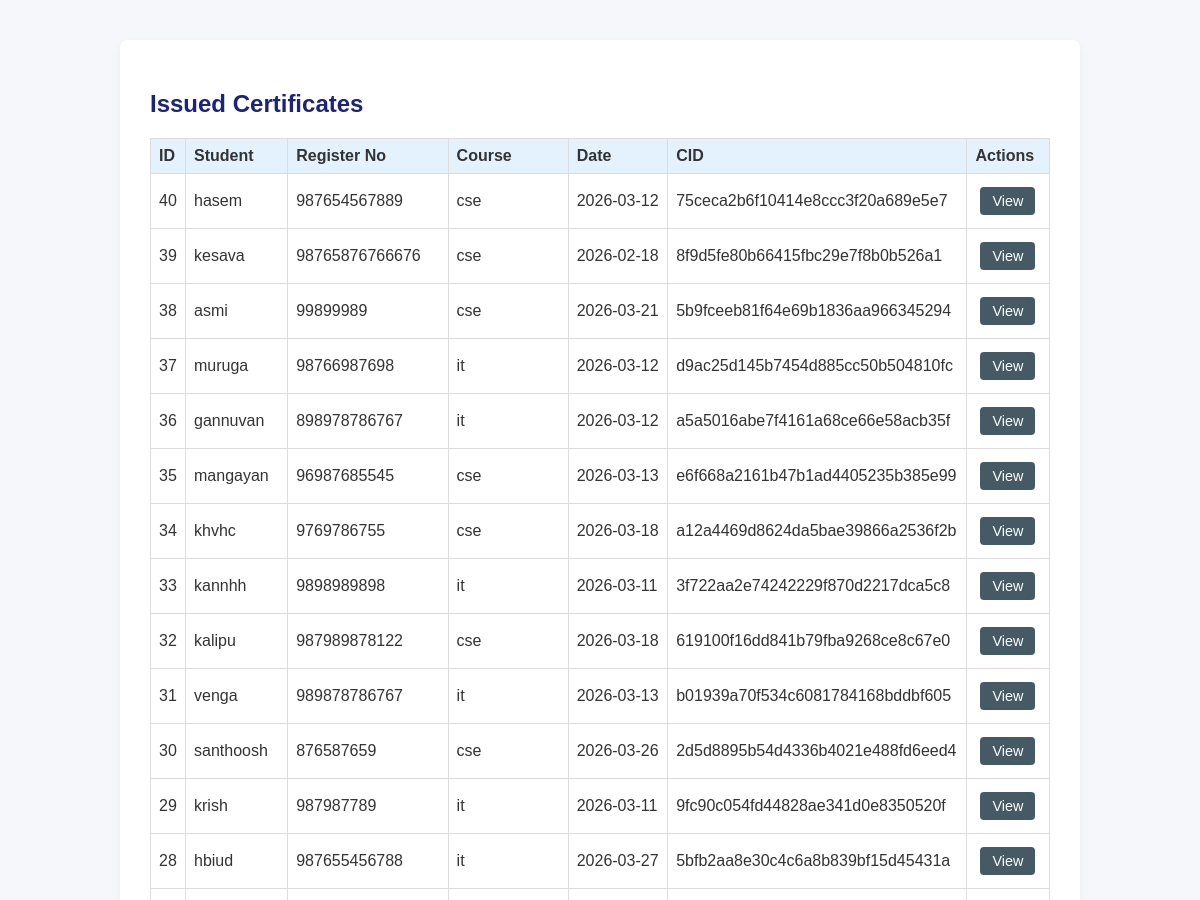
/admin/issued (signed in, upper part), run on an earlier commit of the app's database.
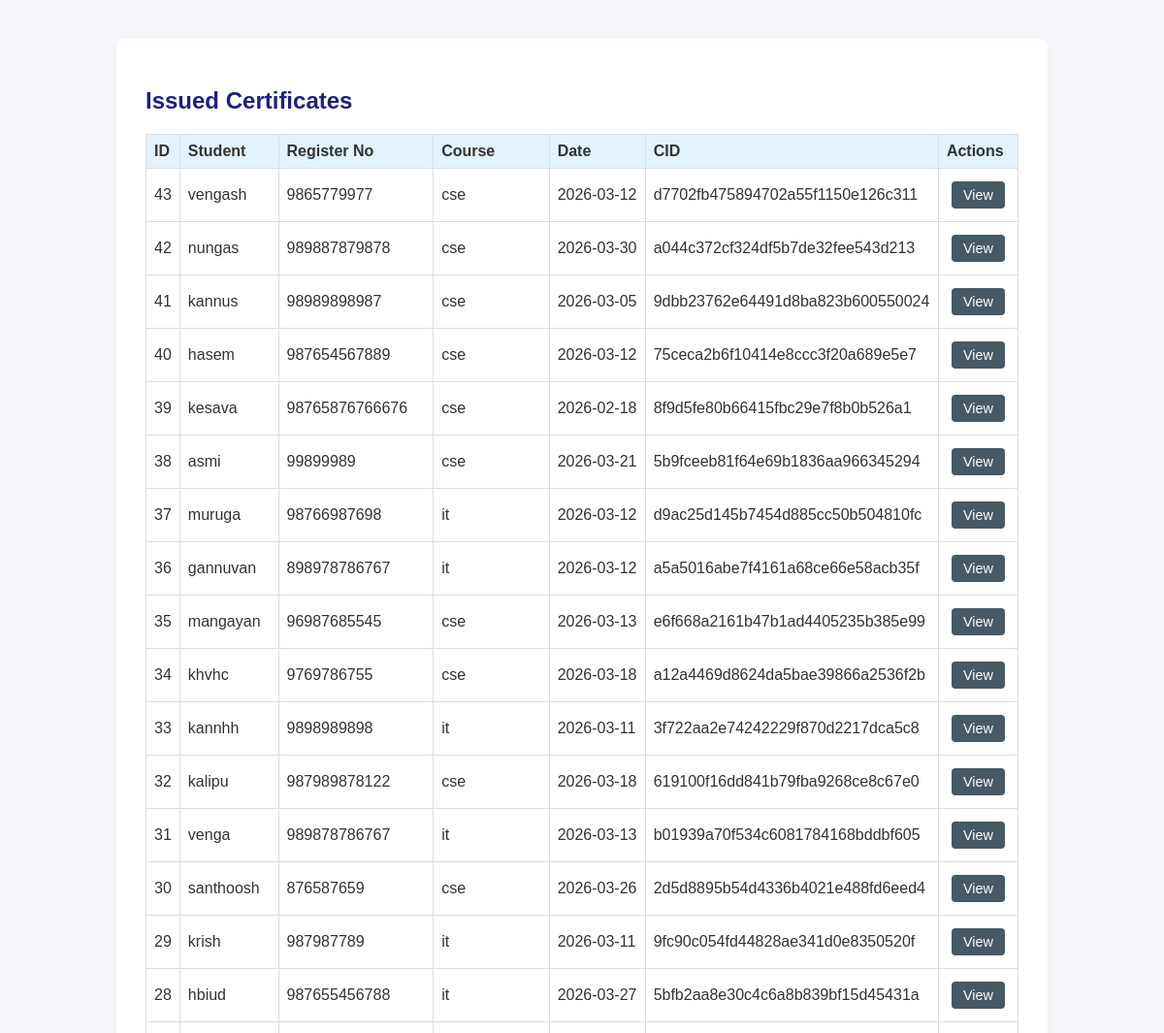
And on a later commit of the database.
### tables this page shows
CREATE TABLE certificates (
            id INTEGER PRIMARY KEY AUTOINCREMENT,
            student_name TEXT NOT NULL,
            register_number TEXT NOT NULL,
            course TEXT NOT NULL,
            issue_date TEXT NOT NULL,
            cid TEXT NOT NULL,
            blockchain_index INTEGER NOT NULL,
            pdf_filename TEXT NOT NULL,
            image_filename TEXT NOT NULL,
            created_at TEXT NOT NULL
        , ai_score REAL DEFAULT NULL, heatmap TEXT DEFAULT NULL, blockchain_tx TEXT DEFAULT NULL);

### routes/admin_routes.py (the view)
@admin_bp.route("/issued")
def issued_certificates():
    if not _require_admin():
        return redirect(url_for("admin.login"))
    certs = get_all_certificates()
    return render_template("issued_list.html", certificates=certs)

### database/init_db.py (called while the page is built)
def get_connection() -> sqlite3.Connection:
    DATABASE_PATH.parent.mkdir(parents=True, exist_ok=True)
    conn = sqlite3.connect(DATABASE_PATH)
    conn.row_factory = sqlite3.Row
    return conn

### models/certificate_model.py (called while the page is built)
def get_all_certificates() -> List[Certificate]:
    conn = get_connection()
    cur = conn.cursor()
    cur.execute("SELECT * FROM certificates ORDER BY created_at DESC")
    rows = cur.fetchall()
    conn.close()
    return [Certificate(**dict(row)) for row in rows]

### routes/admin_routes.py (called while the page is built)
def _require_admin() -> bool:
    return session.get("admin_logged_in", False)

### templates/issued_list.html (shortened to what this page needs)
<!DOCTYPE html>
<html lang="en">
<head>
    <link rel="stylesheet" href="{{ url_for('static', filename='css/style.css') }}">
</head>
<body>
<div class="container">
    <h2>{% if student_view %}My Certificates{% else %}Issued Certificates{% endif %}</h2>
    {% if certificates %}
        <table class="table">
            <thead>
            <tr>
                <th>ID</th>
                <th>Student</th>
                <th>Register No</th>
                <th>Course</th>
                <th>Date</th>
                <th>CID</th>
                <th>Actions</th>
            </tr>
            </thead>
            <tbody>
            {% for cert in certificates %}
                <tr>
                    <td>{{ cert.id }}</td>
                    <td>{{ cert.student_name }}</td>
                    <td>{{ cert.register_number }}</td>
                    <td>{{ cert.course }}</td>
                    <td>{{ cert.issue_date }}</td>
                    <td>{{ cert.cid }}</td>
                    <td>
                        {% if student_view %}
                            <a href="{{ url_for('student.download_certificate', cert_id=cert.id) }}" class="btn small">
                                Download
                            </a>
                        {% else %}
                            <a href="{{ url_for('admin.view_certificate', cert_id=cert.id) }}" class="btn small">
                                View
                            </a>
                        {% endif %}
                    </td>
                </tr>
            {% endfor %}
            </tbody>
        </table>
    {% else %}
        <p>No certificates found.</p>
    {% endif %}
</div>
</body>
</html>

### static/css/style.css (style rules this page uses)
body { font-family: Arial, sans-serif; margin: 0; padding: 0; background: #f5f7fb; color: #333; }
.container { max-width: 900px; margin: 40px auto; background: #ffffff; padding: 30px; border-radius: 8px; box-shadow: 0 4px 10px rgba(0, 0, 0, 0.05); }
h1, h2, h3 { color: #1a237e; }
.btn { display: inline-block; padding: 10px 20px; margin: 5px; border-radius: 4px; text-decoration: none; color: #ffffff; background: #455a64; transition: background 0.2s ease; }
.btn.small { padding: 6px 12px; font-size: 0.9em; }
.table { width: 100%; border-collapse: collapse; margin-top: 20px; }
.table th, .table td { border: 1px solid #ddd; padding: 8px; text-align: left; }
.table th { background: #e3f2fd; }

What changed in the data, as far as the page shows it:
added certificates: id "43", student_name "vengash", register_number "9865779977", course "cse", issue_date "2026-03-12", cid "d7702fb475894702a55f1150e126c311"
added certificates: id "42", student_name "nungas", register_number "989887879878", course "cse", issue_date "2026-03-30", cid "a044c372cf324df5b7de32fee543d213"
added certificates: id "41", student_name "kannus", register_number "98989898987", course "cse", issue_date "2026-03-05", cid "9dbb23762e64491d8ba823b600550024"
